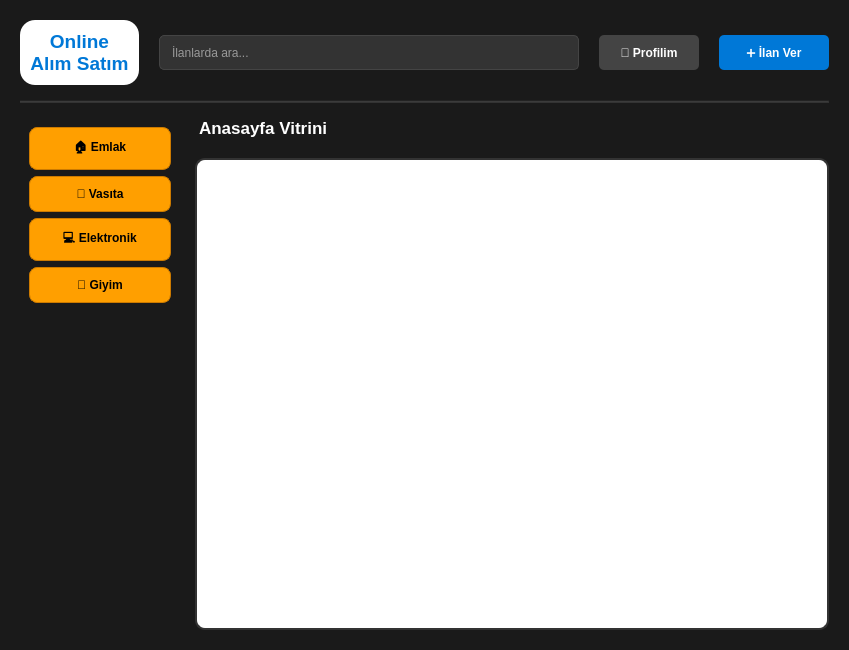
<?xml version="1.0" encoding="UTF-8"?>
<ui version="4.0">
 <class>AnaSayfa</class>
 <widget class="QWidget" name="AnaSayfa">
  <property name="geometry">
   <rect>
    <x>0</x>
    <y>0</y>
    <width>849</width>
    <height>650</height>
   </rect>
  </property>
  <property name="windowTitle">
   <string>Ana Sayfa - Online Alışveriş Platformu</string>
  </property>
  <property name="styleSheet">
   <string>background-color: #1a1a1a; color: white;</string>
  </property>
  <layout class="QVBoxLayout" name="verticalLayout">
   <property name="spacing">
    <number>15</number>
   </property>
   <property name="leftMargin">
    <number>20</number>
   </property>
   <property name="topMargin">
    <number>20</number>
   </property>
   <property name="rightMargin">
    <number>20</number>
   </property>
   <property name="bottomMargin">
    <number>20</number>
   </property>
   <item>
    <layout class="QHBoxLayout" name="topBarLayout">
     <property name="spacing">
      <number>20</number>
     </property>
     <item>
      <widget class="QLabel" name="lblLogo">
       <property name="font">
        <font>
         <pointsize>14</pointsize>
         <bold>true</bold>
        </font>
       </property>
       <property name="styleSheet">
        <string>color: #0078D7; background-color: white; padding: 10px; border-radius: 15px;</string>
       </property>
       <property name="text">
        <string>Online
Alım Satım</string>
       </property>
       <property name="alignment">
        <set>Qt::AlignmentFlag::AlignCenter</set>
       </property>
      </widget>
     </item>
     <item>
      <widget class="QLineEdit" name="txtSearch">
       <property name="minimumSize">
        <size>
         <width>300</width>
         <height>35</height>
        </size>
       </property>
       <property name="styleSheet">
        <string>background-color: #333333; color: white; border: 1px solid #444444; border-radius: 5px; padding-left: 10px;</string>
       </property>
       <property name="placeholderText">
        <string>İlanlarda ara...</string>
       </property>
      </widget>
     </item>
     <item>
      <widget class="QPushButton" name="btnProfil">
       <property name="minimumSize">
        <size>
         <width>100</width>
         <height>35</height>
        </size>
       </property>
       <property name="cursor">
        <cursorShape>PointingHandCursor</cursorShape>
       </property>
       <property name="styleSheet">
        <string>QPushButton { background-color: #444444; color: white; border-radius: 5px; font-weight: bold; }
QPushButton:hover { background-color: #555555; }</string>
       </property>
       <property name="text">
        <string>👤 Profilim</string>
       </property>
      </widget>
     </item>
     <item>
      <widget class="QPushButton" name="btnIlanVer">
       <property name="minimumSize">
        <size>
         <width>110</width>
         <height>35</height>
        </size>
       </property>
       <property name="font">
        <font>
         <bold>true</bold>
        </font>
       </property>
       <property name="cursor">
        <cursorShape>PointingHandCursor</cursorShape>
       </property>
       <property name="styleSheet">
        <string>QPushButton { background-color: #0078D7; color: white; border-radius: 5px; padding: 5px; }
QPushButton:hover { background-color: #005a9e; }</string>
       </property>
       <property name="text">
        <string>➕ İlan Ver</string>
       </property>
      </widget>
     </item>
    </layout>
   </item>
   <item>
    <widget class="Line" name="line">
     <property name="styleSheet">
      <string>background-color: #333333;</string>
     </property>
     <property name="orientation">
      <enum>Qt::Orientation::Horizontal</enum>
     </property>
    </widget>
   </item>
   <item>
    <layout class="QHBoxLayout" name="contentLayout">
     <item>
      <widget class="QFrame" name="frameSidebar">
       <property name="minimumSize">
        <size>
         <width>160</width>
         <height>0</height>
        </size>
       </property>
       <property name="maximumSize">
        <size>
         <width>160</width>
         <height>16777215</height>
        </size>
       </property>
       <property name="styleSheet">
        <string>QPushButton {
    background-color: #FF9F00;
    color: #000000;
    border: 1px solid #CC7A00;
    padding: 10px;
    border-radius: 8px;
    font-weight: bold;
    text-align: center;
}
QPushButton:hover {
    background-color: #FFB84D;
}
QPushButton:pressed {
    background-color: #E68A00;
}</string>
       </property>
       <layout class="QVBoxLayout" name="verticalLayout_2">
        <item>
         <widget class="QPushButton" name="btnEmlak">
          <property name="text">
           <string>🏠 Emlak</string>
          </property>
         </widget>
        </item>
        <item>
         <widget class="QPushButton" name="btnVasita">
          <property name="text">
           <string>🚗 Vasıta</string>
          </property>
         </widget>
        </item>
        <item>
         <widget class="QPushButton" name="btnElektronik">
          <property name="text">
           <string>💻 Elektronik</string>
          </property>
         </widget>
        </item>
        <item>
         <widget class="QPushButton" name="btnGiyim">
          <property name="text">
           <string>👕 Giyim</string>
          </property>
         </widget>
        </item>
        <item>
         <spacer name="verticalSpacer">
          <property name="orientation">
           <enum>Qt::Orientation::Vertical</enum>
          </property>
          <property name="sizeHint" stdset="0">
           <size>
            <width>20</width>
            <height>40</height>
           </size>
          </property>
         </spacer>
        </item>
       </layout>
      </widget>
     </item>
     <item>
      <layout class="QVBoxLayout" name="vitrinLayout">
       <item>
        <layout class="QHBoxLayout" name="vitrinHeaderLayout">
         <item>
          <widget class="QLabel" name="lblVitrinBaslik">
           <property name="font">
            <font>
             <pointsize>13</pointsize>
             <bold>true</bold>
            </font>
           </property>
           <property name="styleSheet">
            <string>color: white; margin-bottom: 5px;</string>
           </property>
           <property name="text">
            <string>Anasayfa Vitrini</string>
           </property>
          </widget>
         </item>
         <item>
          <spacer name="horizontalSpacer">
           <property name="orientation">
            <enum>Qt::Orientation::Horizontal</enum>
           </property>
           <property name="sizeHint" stdset="0">
            <size>
             <width>40</width>
             <height>20</height>
            </size>
           </property>
          </spacer>
         </item>
        </layout>
       </item>
       <item>
        <widget class="QListWidget" name="listVitrin">
         <property name="styleSheet">
          <string>QListWidget {
    background-color: #ffffff;
    border: 2px solid #333333;
    border-radius: 10px;
    padding: 10px;
    color: black;
}
QListWidget::item {
    color: black;
    font-weight: bold;
    padding: 5px;
}</string>
         </property>
         <property name="resizeMode">
          <enum>QListView::ResizeMode::Adjust</enum>
         </property>
         <property name="spacing">
          <number>20</number>
         </property>
         <property name="viewMode">
          <enum>QListView::ViewMode::IconMode</enum>
         </property>
         <property name="wordWrap">
          <bool>true</bool>
         </property>
        </widget>
       </item>
      </layout>
     </item>
    </layout>
   </item>
  </layout>
 </widget>
 <resources/>
 <connections/>
</ui>
